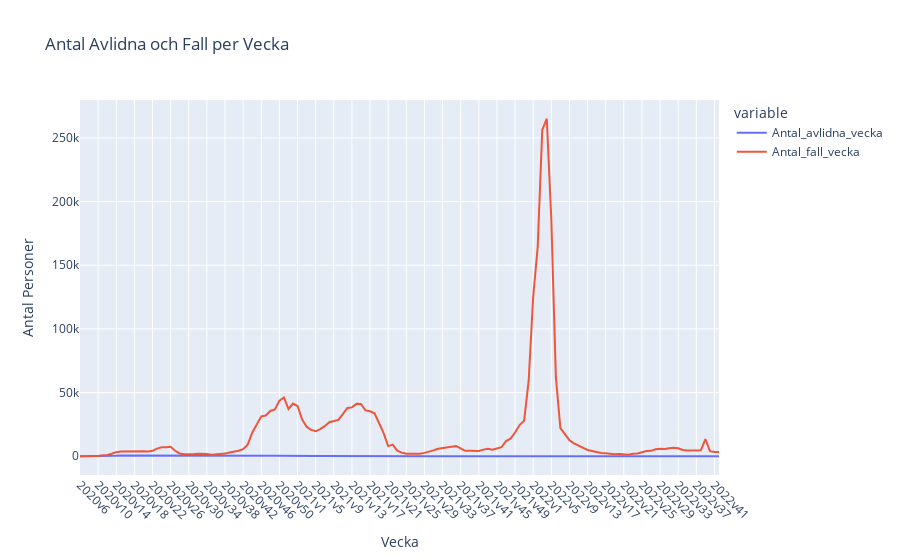

The cell this chart's notebook holds for it:
### Code cell
fig = px.line(df, x = "Vecka", y = ["Antal_avlidna_vecka","Antal_fall_vecka"], title = "Antal Avlidna och Fall per Vecka")
fig.update_layout(yaxis_title = "Antal Personer")
fig.update_xaxes(tickangle=45)
fig.show()

### Figure 1 — Plotly figure (JSON) as saved in the notebook; plotly's stock layout.template omitted (floating-point values rounded to 4 significant figures; data arrays with more than 128 entries replaced by an {"elided": "..."} marker saying what was removed)
{"data": [{"hovertemplate": "variable=Antal_avlidna_vecka<br>Vecka=%{x}<br>value=%{y}<extra></extra>", "legendgroup": "Antal_avlidna_vecka", "line": {"color": "#636efa", "dash": "solid"}, "marker": {"symbol": "circle"}, "mode": "lines", "name": "Antal_avlidna_vecka", "orientation": "v", "showlegend": true, "type": "scatter", "x": {"elided": "142 str values"}, "xaxis": "x", "y": {"elided": "142 int values"}, "yaxis": "y"}, {"hovertemplate": "variable=Antal_fall_vecka<br>Vecka=%{x}<br>value=%{y}<extra></extra>", "legendgroup": "Antal_fall_vecka", "line": {"color": "#EF553B", "dash": "solid"}, "marker": {"symbol": "circle"}, "mode": "lines", "name": "Antal_fall_vecka", "orientation": "v", "showlegend": true, "type": "scatter", "x": {"elided": "142 str values"}, "xaxis": "x", "y": {"elided": "142 int values"}, "yaxis": "y"}], "layout": {"legend": {"title": {"text": "variable"}, "tracegroupgap": 0}, "title": {"text": "Antal Avlidna och Fall per Vecka"}, "xaxis": {"anchor": "y", "domain": [0, 1], "tickangle": 45, "title": {"text": "Vecka"}}, "yaxis": {"anchor": "x", "domain": [0, 1], "title": {"text": "Antal Personer"}}}}
